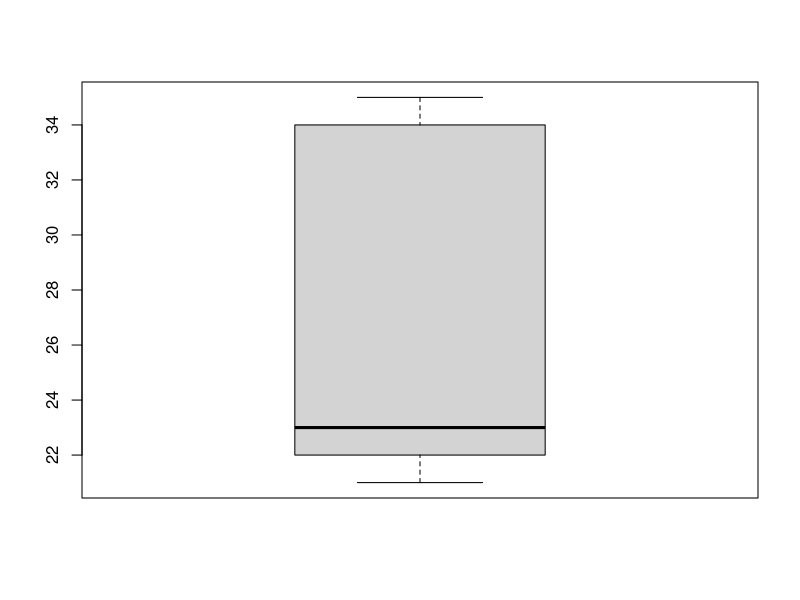

The R script that drew this image:

### 1. R 기초문법

### 2. 탐색 
install.packages("ggplot2")
library(ggplot2)

df <- c(1,2,3,4,5)
print(min(df))
print(max(df))
print(mean(df))
print(median(df))
print(sd(df))
print(sum(df))
#print(n(df))

a <- read.csv("data/country.csv")
print(head(a))
print(tail(a))
print(head(a,10))
print(tail(a,10))
#print(View(a))
print(dim(a))
print(str(a))
print(summary(a))

#write.csv("data","filename",row.names = FALSE)

a$add_temp1 <- a$year +1000
print(head(a))

a$add_temp2 <- ifelse(a$year > 2000 ,"A","B")
print(head(a))

### 3. 전처리 
# dplyr
#filter()
#select()
#arrange()
#mutate()
#summarise()
#group_by()
#left_join()
#bind

library(dplyr)
a <- read.csv("data/country.csv",header=TRUE)
a %>% filter(year == 1990)
a %>% filter(year != 1990)
a %>% filter(year >= 1996)
a %>% filter(year < 1996)
a %>% filter(year == 1990 & year < 1996)
summary(a)
mean(a$year)
a %>% filter(year == 1996) %>% select(year)
a %>% filter(year == 1996) %>% select(!year)
a %>% arrange(year)
a %>% arrange(desc(year))
a %>% arrange(Ghana,year)
a %>% mutate(temp = "A")
a %>% summarize(year)
a %>% reframe(year)
a %>% group_by(year)
#train_all = left_join(x_train, y_train, by="cust_id")
#x_all = bind_rows(x_train, x_test)

### 4. 정제변환 
# 결측치
a <- read.csv("data/country.csv",header=TRUE)
a
summary(a)
sum(a$year)
sum(a$France)
res <- a %>% filter(!is.na(a$France))
res
sum(res$France)

# 결측치 제거 
# na.rm = T 함수의 결측치 제외 , na.omit 모든 변수에 결측치 없는 데이터 추출

# 결측치 대체하기 
# 평균, 중앙값, 최빈값 등으로 일괄 대체 
# 통계분석 기법적용 , 예측값 추정해서 대체 
a <- read.csv("data/country.csv",header=TRUE)
mean(a$France,na.rm = T)
sum(a$France, na.rm = T)
median(a$France, na.rm = T)
max_value <- max(a$France, na.rm = T)
a$France <- ifelse(is.na(a$France),max_value,a$France)
a

a <- read.csv("data/country.csv",header=TRUE)
summary(a$France)
a <- na.omit(a)
summary(a$France)

# 이상치 
x <- boxplot(a$France)
x

# 최소-최대 정규화 
# Min-Max = X-min / Max -min
f <- c(1,2,4,5,7)
f_min <- min(f)
f_min
f_max <- max(f)
f_max

min_max = (f - f_min) / (f_max - f_min)
min_max

# Z-Score
# Z-Score = x - 평균 / 표준편차 
f <- c(1,2,4,5,7)
f_mean <- mean(f)
f_mean
f_sd <- sd(f)
z_score <- (f-f_mean)/f_sd
z_score


